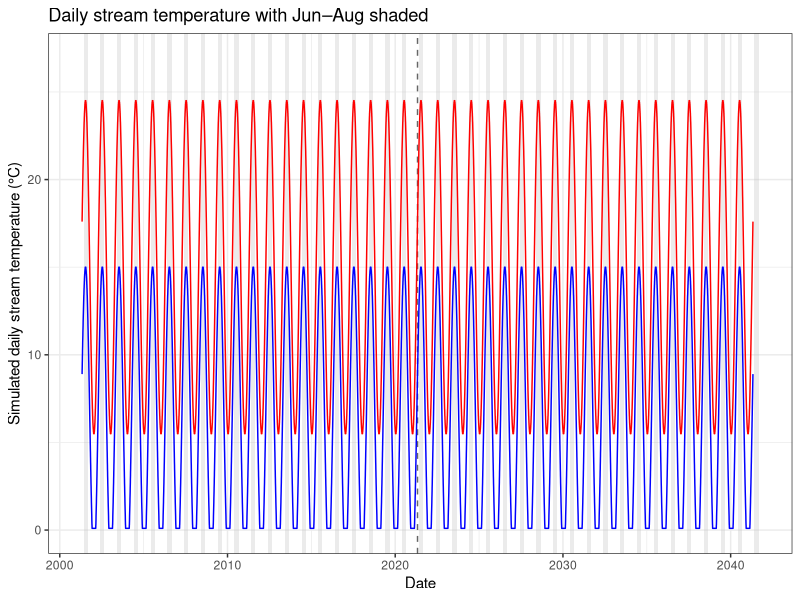
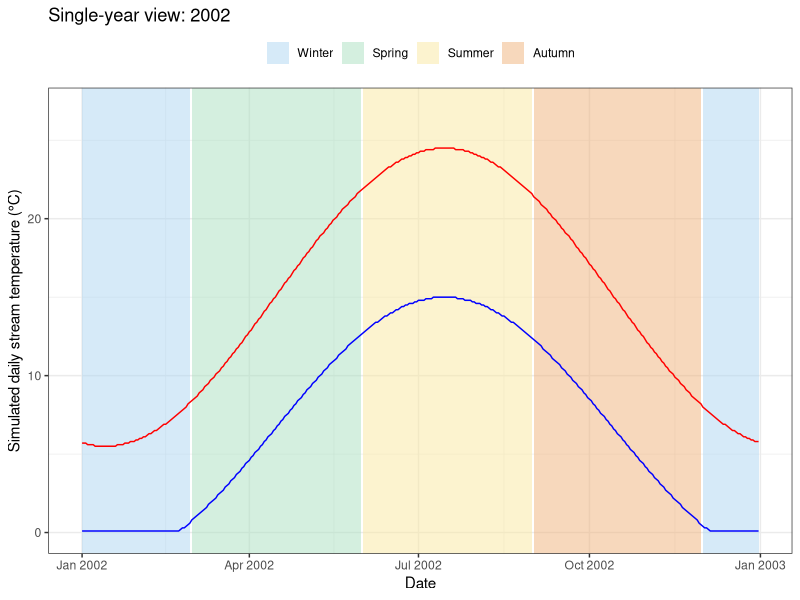
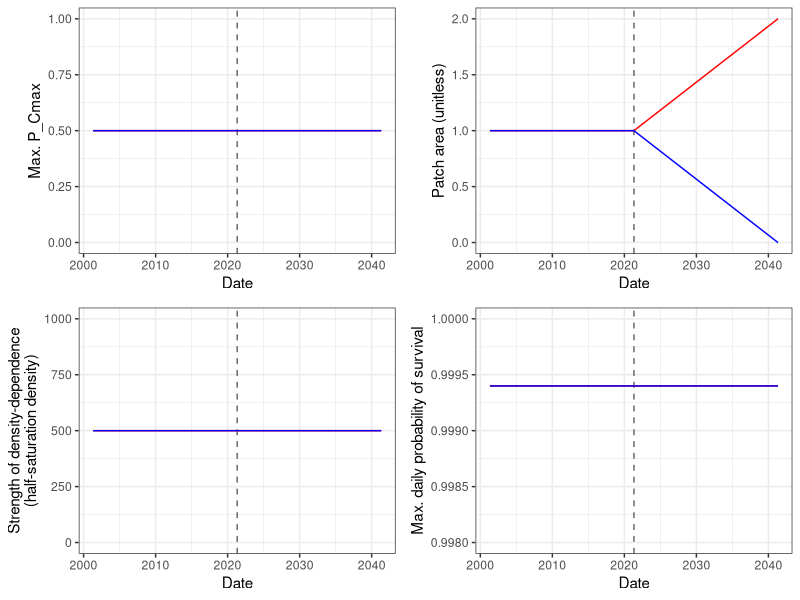

The R script that drew these images, in order:
#' ---
#' title: Build Habitat
#' ---
#' 


library(tidyverse)
library(lubridate)
library(ggpubr)
library(egg)


build_habitat <- function(params = list()) {

  # ── Timeline ────────────────────────────────────────────────────────────────
  nyears_burnin     <- params$nyears_burnin     %||% 20
  nyears_experiment <- params$nyears_experiment %||% 20
  mindate           <- params$mindate           %||% as.Date("2001-05-01")

  maxdate <- mindate + years(nyears_burnin) + years(nyears_experiment)
  dates   <- seq(mindate, maxdate, by = "day")
  n       <- length(dates)
  doy     <- as.numeric(format(dates, "%j"))

  # ── Temperature ─────────────────────────────────────────────────────────────
  # Each patch is an independent annual sine wave with optional daily noise.
  # Defaults for the cold patch preserve the original cold_multiplier = 0.6 behaviour
  # (base_temp_cold = 11 * 0.6 = 6.6; amplitude_cold = 14 * 0.6 = 8.4).

  # Warm patch
  base_temp_warm  <- params$base_temp_warm  %||% 11     # mean annual temperature (°C)
  amplitude_warm  <- params$amplitude_warm  %||% 14     # seasonal amplitude (°C)
  peak_doy_warm   <- params$peak_doy_warm   %||% 213    # day of peak temperature (Aug 1)
  temp_min_warm   <- params$temp_min_warm   %||% 0.5    # minimum temperature floor (°C)
  temp_noise_warm <- params$temp_noise_warm %||% 0      # daily noise SD (0 = deterministic)

  # Cold patch
  base_temp_cold  <- params$base_temp_cold  %||% 6.6
  amplitude_cold  <- params$amplitude_cold  %||% 8.4
  peak_doy_cold   <- params$peak_doy_cold   %||% 213
  temp_min_cold   <- params$temp_min_cold   %||% 0.3
  temp_noise_cold <- params$temp_noise_cold %||% 0

  # Simulate one patch: sine wave + noise, floored at temp_min, capped at 25 °C
  sim_temp <- function(doy, base_temp, amplitude, peak_doy, temp_min, noise_sd, n) {
    phase <- peak_doy - 365 / 4   # shift so sin() peaks on peak_doy
    temps <- base_temp + amplitude * sin(2 * pi * (doy - phase) / 365)
    noise <- rnorm(n, 0, noise_sd)
    pmax(temp_min, pmin(25, temps + noise))
  }

  set.seed(params$hab_seed %||% 123)
  simulated_temp      <- sim_temp(doy, base_temp_warm, amplitude_warm,
                                  peak_doy_warm, temp_min_warm, temp_noise_warm, n)
  simulated_temp_cold <- sim_temp(doy, base_temp_cold, amplitude_cold,
                                  peak_doy_cold, temp_min_cold, temp_noise_cold, n)

  habitat_df <- tibble(
    date     = dates,
    doy      = doy,
    dayofsim = seq_along(dates),
    temp_warm = round(simulated_temp,      digits = 1),
    temp_cold = round(simulated_temp_cold, digits = 1)
  )

  # ── Patch parameters (burn-in values) ───────────────────────────────────────
  # Use [[ for exact matching — $ partial-matches e.g. params$A_cold to A_cold_target.
  # Stored as time series columns so they can vary during the experiment period.
  habitat_df <- habitat_df |>
    mutate(
      pcmax_warm = params[["pcmax_warm"]]  %||% 0.5,    # max proportion of C_max
      pcmax_cold = params[["pcmax_cold"]]  %||% 0.5,
      A_warm     = params[["A_warm"]]      %||% 1.0,    # patch area (arbitrary units)
      A_cold     = params[["A_cold"]]      %||% 1.0,
      K_warm     = params[["K_warm"]]      %||% 500,    # half-saturation density (fish/area)
      K_cold     = params[["K_cold"]]      %||% 500,
      S_max_warm = params[["S_max_warm"]]  %||% 0.9994, # max daily survival probability
      S_max_cold = params[["S_max_cold"]]  %||% 0.9994
    )

  # ── Experiment period ramps ──────────────────────────────────────────────────
  # After the burn-in period, one or more patch parameters can be ramped to new
  # target values. Set a target to NA to leave that parameter unchanged.
  exp_start_date <- mindate + years(nyears_burnin)
  d_exp_start    <- which(habitat_df$date == exp_start_date)
  ramp_years     <- params$ramp_years %||% nyears_experiment

  # Linear ramp from end-of-burn-in value to target_val over ramp_yrs years,
  # then holds target_val for the remainder. ramp_yrs = 0 gives a step change.
  apply_ramp <- function(col, d_start, target_val, ramp_yrs) {
    baseline  <- col[d_start - 1]
    n_ramp    <- max(round(ramp_yrs * 365.25), 1)
    exp_idx   <- d_start:length(col)
    ramp_frac <- pmin(seq_along(exp_idx) / n_ramp, 1)
    col[exp_idx] <- baseline + (target_val - baseline) * ramp_frac
    col
  }

  params_to_change <- list(
    pcmax_warm = params$pcmax_warm_target %||% NA_real_,
    pcmax_cold = params$pcmax_cold_target %||% NA_real_,
    A_warm     = params$A_warm_target     %||% NA_real_,
    A_cold     = params$A_cold_target     %||% NA_real_,
    K_warm     = params$K_warm_target     %||% NA_real_,
    K_cold     = params$K_cold_target     %||% NA_real_,
    S_max_warm = params$S_max_warm_target %||% NA_real_,
    S_max_cold = params$S_max_cold_target %||% NA_real_
  )

  for (param in names(params_to_change)) {
    target <- params_to_change[[param]]
    if (!is.na(target)) {
      habitat_df[[param]] <- apply_ramp(habitat_df[[param]], d_exp_start, target, ramp_years)
    }
  }

  habitat_df
}


plot_habitat <- function(habitat_df, exp_start_date = NULL) {
  
  # Second calendar year in the data — used for the single-year temperature view
  ref_year <- year(min(habitat_df$date)) + 1

  # Jun–Aug shading rectangles
  summer_shading <- data.frame(
    xmin = as.Date(paste0(unique(format(habitat_df$date, "%Y")), "-06-01")),
    xmax = as.Date(paste0(unique(format(habitat_df$date, "%Y")), "-08-31")),
    ymin = -Inf, ymax = Inf
  )

  # Helper: optionally add experiment-start vline
  vline <- if (!is.null(exp_start_date)) {
    geom_vline(xintercept = exp_start_date, linetype = "dashed", color = "grey40")
  } else {
    NULL
  }

  # ── Temperature: full time series ───────────────────────────────────────────
  p_temp_full <- habitat_df |> ggplot() +
    geom_rect(data = summer_shading,
              aes(xmin = xmin, xmax = xmax, ymin = ymin, ymax = ymax),
              fill = "grey", alpha = 0.3, inherit.aes = FALSE) +
    vline +
    geom_line(aes(x = date, y = temp_warm), color = "red") +
    geom_line(aes(x = date, y = temp_cold), color = "blue") +
    theme_bw() +
    xlab("Date") +
    ylab("Simulated daily stream temperature (°C)") +
    labs(title = "Daily stream temperature with Jun–Aug shaded") +
    ylim(0,27)

  # ── Temperature: single-year view ───────────────────────────────────────────
  season_shading <- data.frame(
    xmin   = as.Date(c(paste0(ref_year, "-01-01"),
                       paste0(ref_year, "-03-01"),
                       paste0(ref_year, "-06-01"),
                       paste0(ref_year, "-09-01"),
                       paste0(ref_year, "-12-01"))),
    xmax   = c(as.Date(paste0(ref_year,     "-03-01")) - 1,  # last day of Feb (leap-year safe)
               as.Date(paste0(ref_year,     "-06-01")) - 1,
               as.Date(paste0(ref_year,     "-09-01")) - 1,
               as.Date(paste0(ref_year,     "-12-01")) - 1,
               as.Date(paste0(ref_year + 1, "-01-01")) - 1),
    season = factor(c("Winter", "Spring", "Summer", "Autumn", "Winter"),
                    levels = c("Winter", "Spring", "Summer", "Autumn"))
  )

  p_temp_year <- habitat_df |>
    filter(year(date) == ref_year) |>
    ggplot() +
    geom_rect(data = season_shading,
              aes(xmin = xmin, xmax = xmax, fill = season),
              ymin = -Inf, ymax = Inf, alpha = 0.5, inherit.aes = FALSE) +
    scale_fill_manual(
      values = c(Winter = "#AED6F1", Spring = "#A9DFBF",
                 Summer = "#F9E79F", Autumn = "#F0B27A"),
      name   = NULL
    ) +
    geom_line(aes(x = date, y = temp_warm), color = "red") +
    geom_line(aes(x = date, y = temp_cold), color = "blue") +
    theme_bw() +
    theme(legend.position = "top") +
    xlab("Date") +
    ylab("Simulated daily stream temperature (°C)") +
    labs(title = paste("Single-year view:", ref_year)) +
    ylim(0,27)

  # ── Patch parameters: 2×2 panel ─────────────────────────────────────────────
  p_pcmax <- habitat_df |> ggplot() +
    vline +
    geom_line(aes(x = date, y = pcmax_warm), color = "red") +
    geom_line(aes(x = date, y = pcmax_cold), color = "blue") +
    theme_bw() +
    xlab("Date") + ylab("Max. P_Cmax") +
    ylim(0,1)

  p_area <- habitat_df |> ggplot() +
    vline +
    geom_line(aes(x = date, y = A_warm), color = "red") +
    geom_line(aes(x = date, y = A_cold), color = "blue") +
    theme_bw() +
    xlab("Date") + ylab("Patch area (unitless)") +
    ylim(0,2)

  p_K <- habitat_df |> ggplot() +
    vline +
    geom_line(aes(x = date, y = K_warm), color = "red") +
    geom_line(aes(x = date, y = K_cold), color = "blue") +
    theme_bw() +
    xlab("Date") + ylab("Strength of density-dependence\n(half-saturation density)") +
    ylim(0,1000)

  p_smax <- habitat_df |> ggplot() +
    vline +
    geom_line(aes(x = date, y = S_max_warm), color = "red") +
    geom_line(aes(x = date, y = S_max_cold), color = "blue") +
    theme_bw() +
    xlab("Date") + ylab("Max. daily probability of survival") +
    ylim(0.998,1)

  print(p_temp_full)
  print(p_temp_year)
  egg::ggarrange(p_pcmax, p_area, p_K, p_smax, nrow = 2, ncol = 2)

  invisible(list(
    temp_full = p_temp_full,
    temp_year = p_temp_year,
    pcmax     = p_pcmax,
    area      = p_area,
    K         = p_K,
    S_max     = p_smax
  ))
}


hab_params <- list(
  # Timeline
  nyears_burnin     = 20,
  nyears_experiment = 20,
  mindate           = as.Date("2001-05-01"),

  # Temperature — warm patch
  base_temp_warm  = 15,
  amplitude_warm  = 9.5,
  peak_doy_warm   = 196,   # July 15
  temp_min_warm   = 0.5,
  temp_noise_warm = 0,

  # Temperature — cold patch
  base_temp_cold  = 6.6,
  amplitude_cold  = 8.4,
  peak_doy_cold   = 196,
  temp_min_cold   = 0.1,
  temp_noise_cold = 0,

  # Patch burn-in values
  pcmax_warm = 0.5,
  pcmax_cold = 0.5,
  A_warm     = 1.0,
  A_cold     = 1.0,
  K_warm     = 500,
  K_cold     = 500,
  S_max_warm = 0.9994,
  S_max_cold = 0.9994,

  # Experiment targets (NA = no change)
  pcmax_warm_target = NA,
  pcmax_cold_target = NA,
  A_warm_target     = 2,
  A_cold_target     = 0,
  K_warm_target     = NA,
  K_cold_target     = NA,
  S_max_warm_target = NA,
  S_max_cold_target = NA,
  ramp_years        = 20,

  hab_seed = 123
)

habitat_df     <- build_habitat(hab_params)
exp_start_date <- hab_params$mindate + years(hab_params$nyears_burnin)


plot_habitat(habitat_df, exp_start_date)


str(habitat_df)
head(habitat_df)
